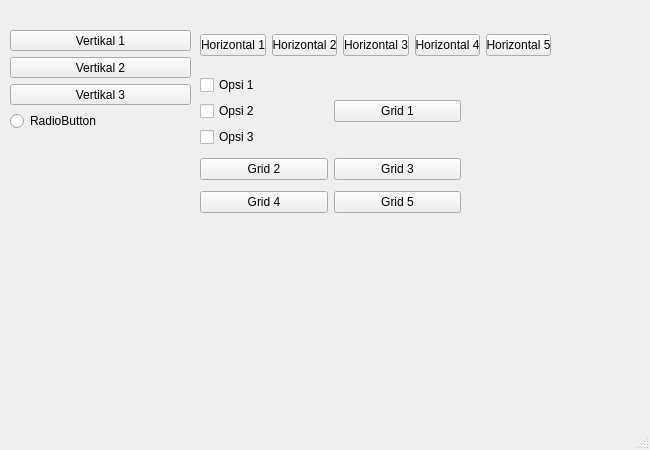
<?xml version="1.0" encoding="UTF-8"?>
<ui version="4.0">
 <class>MainWindow</class>
 <widget class="QMainWindow" name="MainWindow">
  <property name="geometry">
   <rect>
    <x>0</x>
    <y>0</y>
    <width>650</width>
    <height>450</height>
   </rect>
  </property>
  <property name="windowTitle">
   <string>MainWindow</string>
  </property>
  <widget class="QWidget" name="centralwidget">
   <widget class="QWidget" name="layoutWidget">
    <property name="geometry">
     <rect>
      <x>10</x>
      <y>30</y>
      <width>181</width>
      <height>101</height>
     </rect>
    </property>
    <layout class="QVBoxLayout" name="verticalLayout">
     <item>
      <widget class="QPushButton" name="pushButton">
       <property name="text">
        <string>Vertikal 1</string>
       </property>
      </widget>
     </item>
     <item>
      <widget class="QPushButton" name="pushButton_2">
       <property name="text">
        <string>Vertikal 2</string>
       </property>
      </widget>
     </item>
     <item>
      <widget class="QPushButton" name="pushButton_3">
       <property name="text">
        <string>Vertikal 3</string>
       </property>
      </widget>
     </item>
     <item>
      <widget class="QRadioButton" name="radioButton">
       <property name="text">
        <string>RadioButton</string>
       </property>
      </widget>
     </item>
    </layout>
   </widget>
   <widget class="QWidget" name="layoutWidget">
    <property name="geometry">
     <rect>
      <x>200</x>
      <y>30</y>
      <width>351</width>
      <height>31</height>
     </rect>
    </property>
    <layout class="QHBoxLayout" name="horizontalLayout">
     <item>
      <widget class="QPushButton" name="pushButton_6">
       <property name="text">
        <string>Horizontal 1</string>
       </property>
      </widget>
     </item>
     <item>
      <widget class="QPushButton" name="pushButton_8">
       <property name="text">
        <string>Horizontal 2</string>
       </property>
      </widget>
     </item>
     <item>
      <widget class="QPushButton" name="pushButton_4">
       <property name="text">
        <string>Horizontal 3</string>
       </property>
      </widget>
     </item>
     <item>
      <widget class="QPushButton" name="pushButton_7">
       <property name="text">
        <string>Horizontal 4</string>
       </property>
      </widget>
     </item>
     <item>
      <widget class="QPushButton" name="pushButton_5">
       <property name="text">
        <string>Horizontal 5</string>
       </property>
      </widget>
     </item>
    </layout>
   </widget>
   <widget class="QWidget" name="layoutWidget">
    <property name="geometry">
     <rect>
      <x>200</x>
      <y>70</y>
      <width>261</width>
      <height>151</height>
     </rect>
    </property>
    <layout class="QGridLayout" name="gridLayout">
     <item row="1" column="1">
      <widget class="QPushButton" name="pushButton_10">
       <property name="text">
        <string>Grid 1</string>
       </property>
      </widget>
     </item>
     <item row="2" column="0">
      <widget class="QPushButton" name="pushButton_11">
       <property name="text">
        <string>Grid 2</string>
       </property>
      </widget>
     </item>
     <item row="2" column="1">
      <widget class="QPushButton" name="pushButton_12">
       <property name="text">
        <string>Grid 3</string>
       </property>
      </widget>
     </item>
     <item row="3" column="1">
      <widget class="QPushButton" name="pushButton_13">
       <property name="text">
        <string>Grid 5</string>
       </property>
      </widget>
     </item>
     <item row="3" column="0">
      <widget class="QPushButton" name="pushButton_14">
       <property name="text">
        <string>Grid 4</string>
       </property>
      </widget>
     </item>
     <item row="1" column="0">
      <layout class="QVBoxLayout" name="verticalLayout_2">
       <item>
        <widget class="QCheckBox" name="checkBox_2">
         <property name="text">
          <string>Opsi 1</string>
         </property>
        </widget>
       </item>
       <item>
        <widget class="QCheckBox" name="checkBox_3">
         <property name="text">
          <string>Opsi 2</string>
         </property>
        </widget>
       </item>
       <item>
        <widget class="QCheckBox" name="checkBox">
         <property name="text">
          <string>Opsi 3</string>
         </property>
        </widget>
       </item>
      </layout>
     </item>
    </layout>
   </widget>
  </widget>
  <widget class="QMenuBar" name="menubar">
   <property name="geometry">
    <rect>
     <x>0</x>
     <y>0</y>
     <width>650</width>
     <height>21</height>
    </rect>
   </property>
  </widget>
  <widget class="QStatusBar" name="statusbar"/>
 </widget>
 <resources/>
 <connections/>
</ui>
